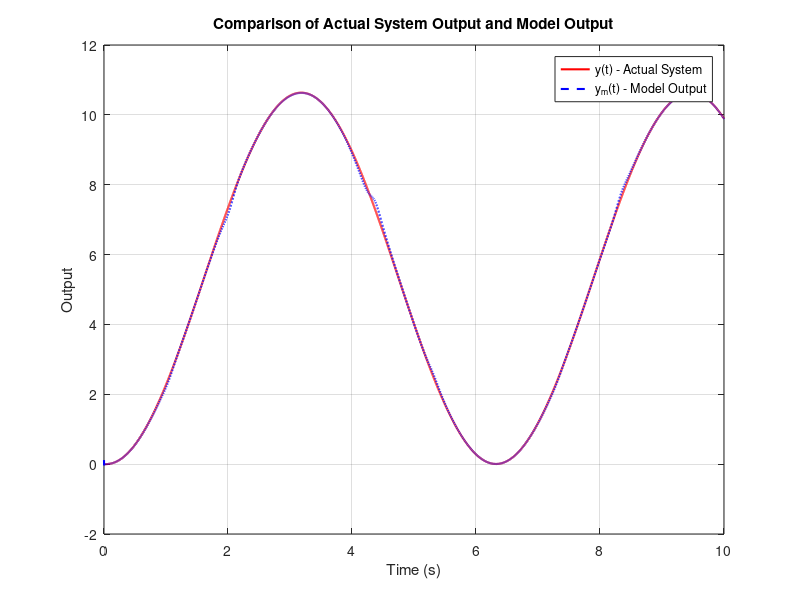

Recreate this plot in MATLAB.
clear, clc

% the chosen plant G(s) = 133/(s^2 + 25s)
y = @(t) 133/25 - (3325*cos(t))/626 - (133*sin(t))/626 - (133*exp(-25*t))/15650;

alpha = 1.6; 
eta = 0.8; 

w = rand(5, 1); % randomly initialized weights matrix

c = [-1 -10; -5 -0.5; 0 0; 0.5 5; 1 10]; % center matrix for all the rows
b = [1.5; 1.5; 1.5; 1.5; 1.5]; % the bandwidth matrix

u = @(t) sin(t);

dt = 0.001; % time step
time_sim = 0:dt:10; % simulation time from 0 to 2 seconds
y_real = zeros(size(time_sim));
y_model = zeros(size(time_sim));

for i = 1:length(time_sim)
    time = time_sim(i); 

    % input vector
    x = [u(time) y(time)];

    % the output of the hidden layer
    for j = 1:5
        norm_sq = norm(x - c(j, 1:2))^2;
        h(j) = exp(-(norm_sq)/(2*(b(j))^2)); 
    end

    % model output
    y_m = sum(w.*(h'));
    
    % store results for comparison
    y_real(i) = y(time);
    y_model(i) = y_m;

    % performance index
    E = 0.5*(y_real(i) - y_m)^2; 

    % update weights
    for j = 1:5
        del_w(j) = eta*(y_real(i) - y_m)*h(j);
        w(j) = w(j) + alpha*del_w(j);
    end
end

% Plotting results
figure;
plot(time_sim, y_real, 'r', 'LineWidth', 1.5); hold on;
plot(time_sim, y_model, 'b--', 'LineWidth', 1.5);
xlabel('Time (s)');
ylabel('Output');
legend('y(t) - Actual System', 'y_m(t) - Model Output');
title('Comparison of Actual System Output and Model Output');
grid on;
